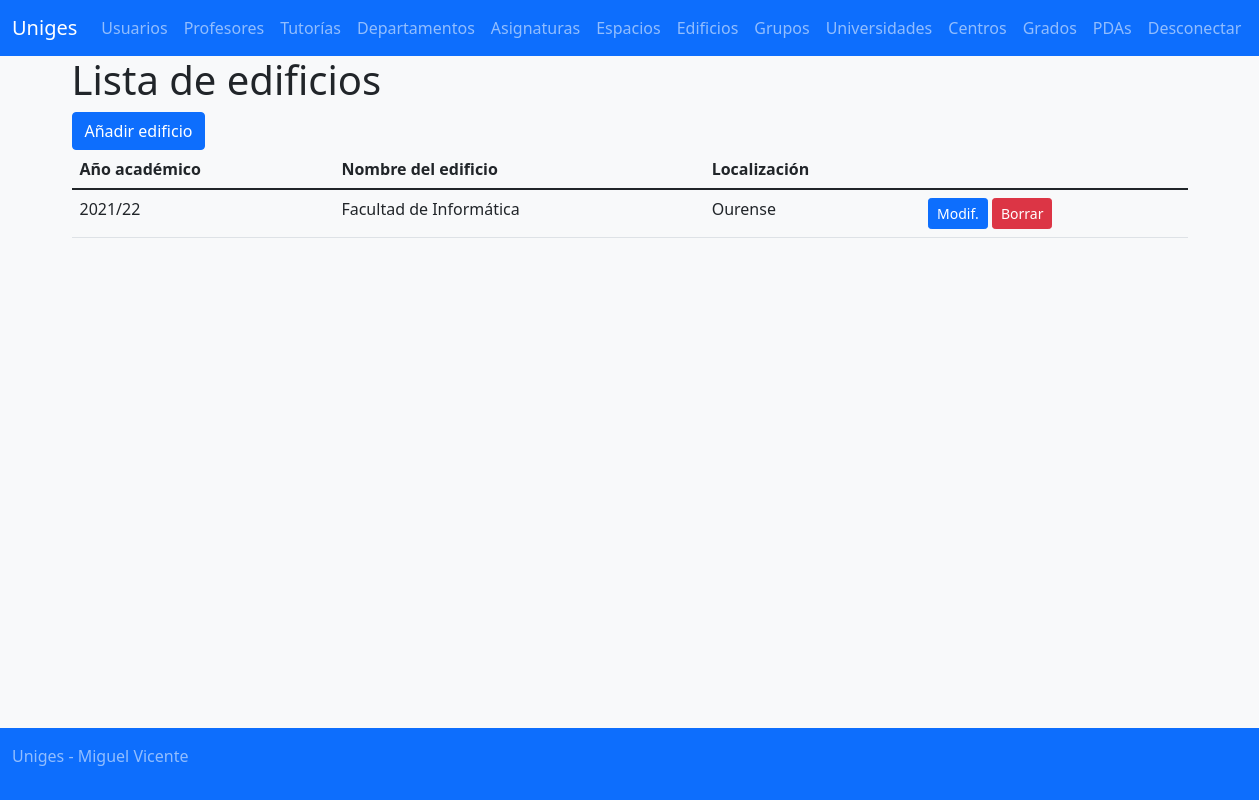
The page /?controller=building&action=list (signed in) on the database its author committed.
### tables this page shows
create table `building` (
	id int not null auto_increment primary key,
	academicyear_id int not null,
	college_id int not null,
	name varchar(255) not null,
	location varchar(255) not null,
	deleted tinyint(1) not null default 0);

create table `academicyear` (
	id int not null auto_increment primary key,
	name varchar(10) not null,
	deleted tinyint(1) not null default 0);

### controladores/BuildingController.php (called while the page is built, shortened)
<?php
include_once 'modelos/BuildingModel.php';
include_once 'modelos/AcademicYearModel.php';
class BuildingController {
    function list() {
        $buildings = BuildingModel::findAll();
        foreach($buildings as &$b) {
            $b->academicyear = AcademicYearModel::findById($b->academicyear_id);
        }
    }
}
?>

### modelos/BuildingModel.php (called while the page is built, shortened)
<?php
class BuildingModel {
    static public function findAll() {
        $conn = Connection::getConnection();
        $stat = $conn->prepare("SELECT * FROM building WHERE deleted = 0");
        $stat->execute();
        $result = $stat->get_result();
        $value = array ();
        while($fila = $result->fetch_object("BuildingModel")) {
            array_push($value, $fila);
        }
        return $value;
    }
}
?>

### modelos/AcademicYearModel.php (called while the page is built, shortened)
<?php
class AcademicYearModel {
	public static function findById($id) {
		$conn = Connection::getConnection();
		$stat = $conn->prepare("SELECT * FROM academicyear WHERE id = ? AND deleted = 0");
		$stat->bind_param("i", $id);
		$stat->execute();
		$result = $stat->get_result();
		return $result->fetch_object("AcademicYearModel");
	}
}
?>

### vistas/building/list.php (the view, shortened to what this page needs)
<h1><?=$strings["building_list_title"]?></h1>
<?php if(has_permission("subject", "add")) { ?>
    <a class="btn btn-primary" href="/?controller=building&action=add"><?= $strings["building_list_add"] ?></a>
<?php } ?>
<table class="table">
    <thead>
        <th scope="col"><?= $strings["building_list_academicyear"] ?></th>
        <th scope="col"><?= $strings["building_list_name"] ?></th>
        <th scope="col"><?= $strings["building_list_location"] ?></th>
    </thead>
<?php foreach($data["builds"] as $b) { ?>
    <tr>
        <td><?= $b->academicyear->name ?></td>
        <td><?= $b->name ?></td>
        <td><?= $b->location ?></td>
        <td>
<?php if(has_permission("building", "edit")) { ?>
<a class="btn btn-primary btn-sm"
			href="/?controller=building&action=edit&id=<?= $b->id ?>">
			<?= $strings["building_list_edit"] ?>
			</a>
<?php } ?>
<?php if(has_permission("building", "delete")) { ?>
			<form style="display: inline"
				action="/?controller=building&action=delete" method="POST">
			<input type="submit" value="<?= $strings["building_list_delete"] ?>" class="btn btn-danger btn-sm" />
			</form>
<?php } ?>
		</td>
    </tr>
<?php } ?>
</table>

### rows shown on the page
building: academicyear.name "2021/22", name "Facultad de Informática", location "Ourense"

### other values the page prints
$strings["app_title"] "Uniges"
$strings["navbar_user"] "Usuarios"
$strings["navbar_professor"] "Profesores"
$strings["navbar_tutoria"] "Tutorías"
$strings["navbar_department"] "Departamentos"
$strings["navbar_subject"] "Asignaturas"
$strings["navbar_space"] "Espacios"
$strings["navbar_building"] "Edificios"
$strings["navbar_group"] "Grupos"
$strings["navbar_college"] "Universidades"
$strings["navbar_centre"] "Centros"
$strings["navbar_degree"] "Grados"
$strings["navbar_pda"] "PDAs"
$strings["logout"] "Desconectar"
$strings["building_list_title"] "Lista de edificios"
